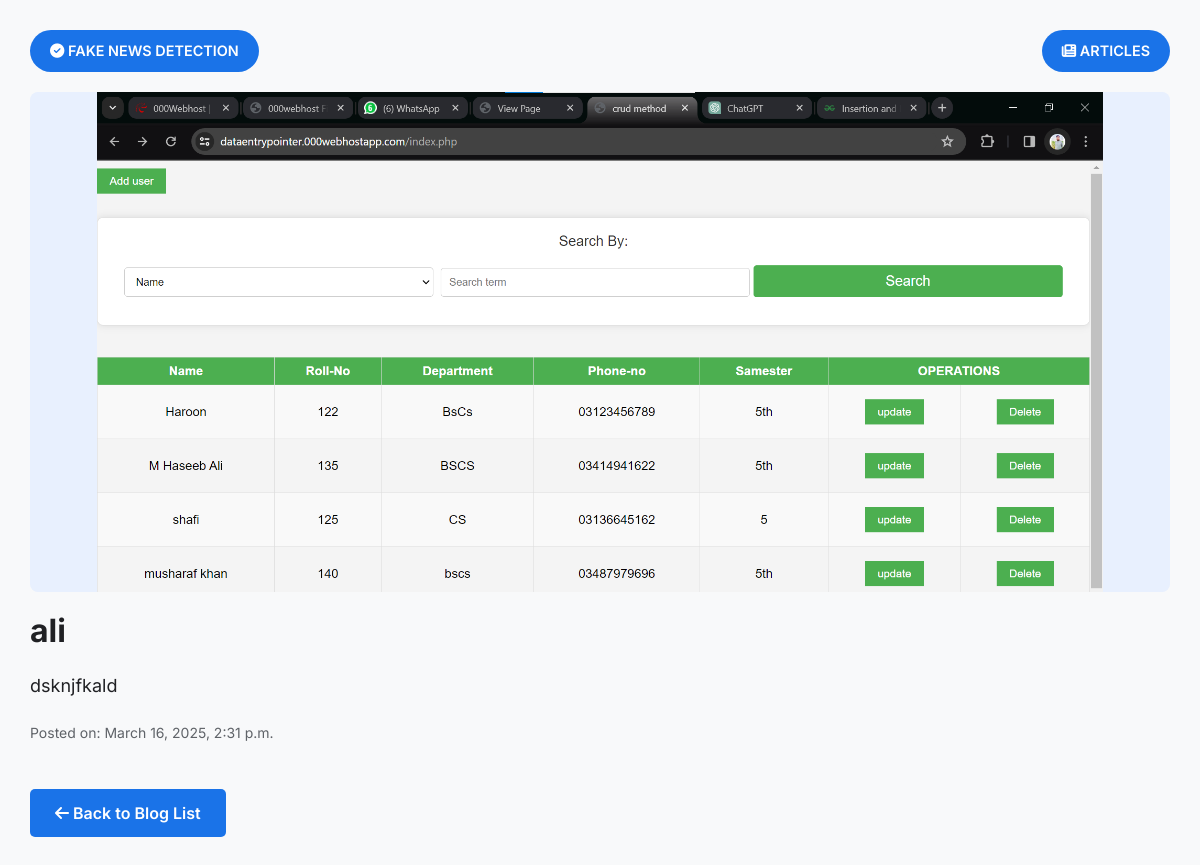
The app's page /blog/8/, older data.
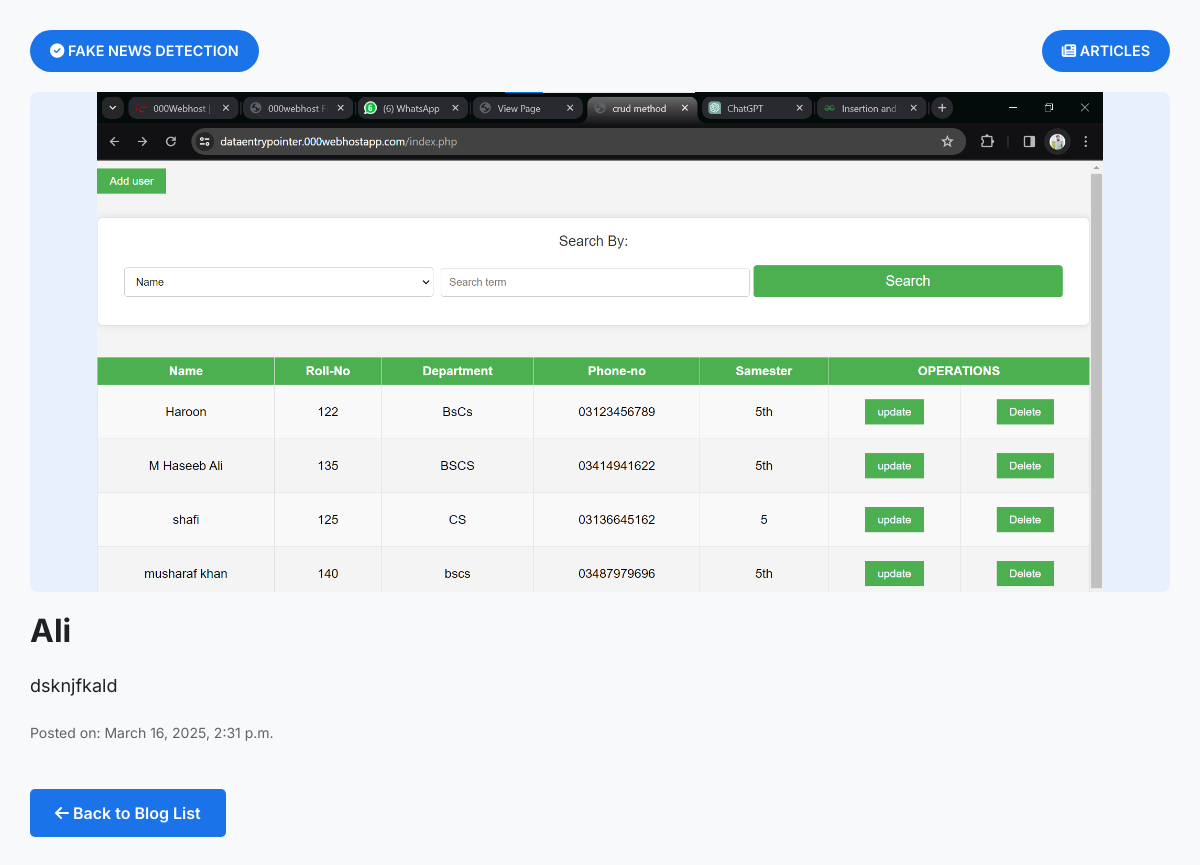
The same page, newer data.
### adminapp/models.py (models this page shows, shortened)
class BlogPost(models.Model):
    title = models.CharField(max_length=200)
    content = models.TextField()
    thumbnail = models.ImageField(upload_to='thumbnails/', null=True, blank=True)
    created_at = models.DateTimeField(auto_now_add=True)

### adminapp/views.py (the view)
# urls.py: path('blog/<int:blog_id>/', blog_detail, name='blog_detail'),
def blog_detail(request, blog_id):
    blog = get_object_or_404(BlogPost, id=blog_id)
    return render(request, 'blog_detail.html', {'blog': blog})

### adminapp/templates/blog_detail.html (shortened to what this page needs)
<!DOCTYPE html>
<html lang="en">
<head>
    <link href="https://cdn.jsdelivr.net/npm/bootstrap@5.3.0/dist/css/bootstrap.min.css" rel="stylesheet">
    <link rel="stylesheet" href="https://cdnjs.cloudflare.com/ajax/libs/font-awesome/6.4.0/css/all.min.css">
</head>
<body>
    <div class="navbar-custom">
        <a href="#" class="btn-custom">
            <i class="fas fa-check-circle"></i> Fake News Detection
        </a>
        <a href="{% url 'articles' %}" class="btn-custom">
            <i class="fas fa-newspaper"></i> Articles
        </a>
    </div>
    <img src="{{ blog.thumbnail.url }}" alt="Blog Thumbnail" class="blog-thumbnail">
    <h1 class="blog-header">{{ blog.title }}</h1>
    <p class="blog-content">{{ blog.content }}</p>
    <p class="blog-meta">Posted on: {{ blog.created_at }}</p>
    <a href="{% url 'blog_list' %}" class="back-btn"><i class="fas fa-arrow-left"></i> Back to Blog List</a>
</body>
</html>

Row changes from the older to the newer data that the page shows:
changed BlogPost "dsknjfkald": title "ali" → "Ali"
